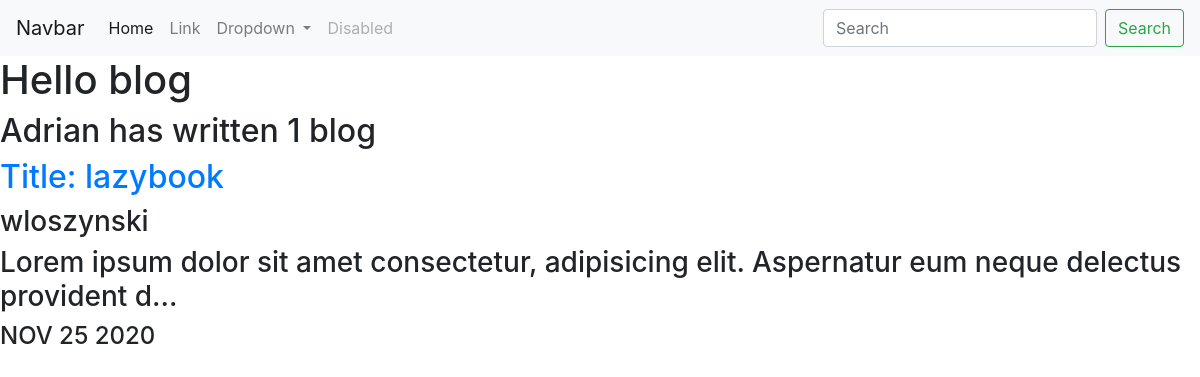
Screenshot of /blog/ with the database file from the repository.
### blog/models.py (models this page shows, shortened)
class Blog(models.Model):
    title = models.CharField(max_length=200)
    description = models.TextField(max_length=200)
    author = models.CharField(max_length=50)
    date = models.DateField(default=date.today)

### blog/views.py (the view)
# urls.py: path('', views.all_blogs, name='all_blogs'),
def all_blogs(request):
    blogs = Blog.objects.order_by('-date')[:5]
    return render(request, 'blog/all_blogs.html', {'blogs':blogs})

### blog/templates/blog/all_blogs.html
{% extends 'portfolio/base.html' %}
{% block content %}
    <h1>Hello blog</h1>
    <h2>Adrian has written {{ blogs.count }} blog{{ blogs.count|pluralize}}</h2>
    {% for blog in blogs %}
    <a href="{% url 'blog:detail' blog.id %}"><h2>Title: {{ blog.title }}</h2></a>
    <h3>{{ blog.author }}</h3>
    <h3>{{ blog.description|truncatechars:100 }}</h3>
    <h4>{{ blog.date|date:'M d Y'|upper }}</h3>
    <br>
    {% endfor %}
{% endblock %}

### rows the page displays
Blog: title "lazybook", author "wloszynski", description "Lorem ipsum dolor sit amet consectetur, adipisicing elit. Aspernatur eum neque delectus provident d…", date "NOV 25 2020"

### other values shown
{{ blogs.count }} "1"
